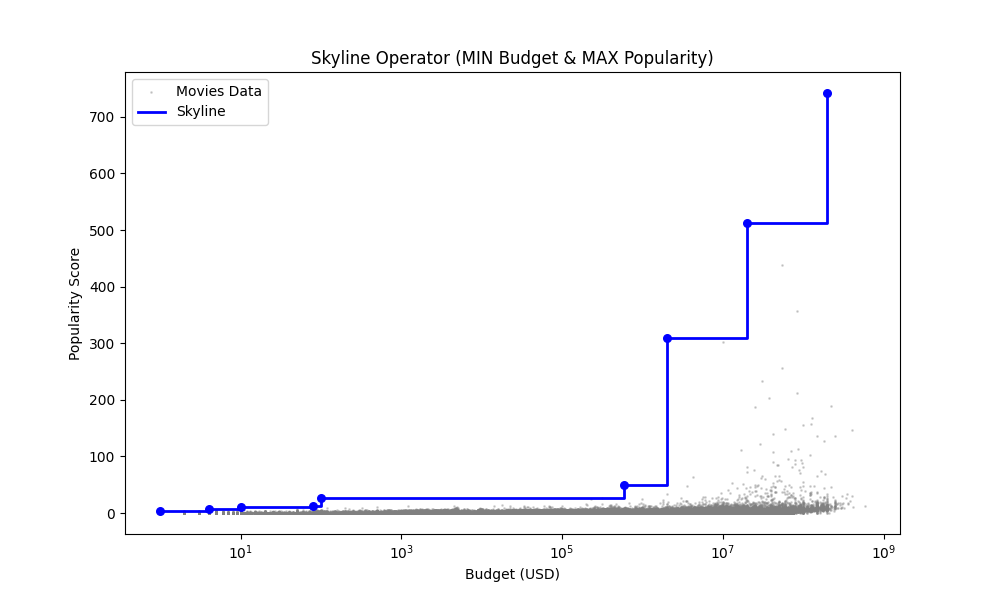

Recreate this plot in Python.
import pandas as pd
import numpy as np
import matplotlib.pyplot as plt

def compute_skyline(pts):
    # sort: accending budget, descending popularity
    sorted_indices = np.lexsort((-pts[:, 1], pts[:, 0]))
    sorted_pts = pts[sorted_indices]
    
    skyline = []
    max_popularity_so_far = -1.0
    for p in sorted_pts:
        if p[1] > max_popularity_so_far:
            skyline.append(p)
            max_popularity_so_far = p[1]
    return np.array(skyline)

if __name__ == "__main__":
    df = pd.read_excel('data_movies_clean.xlsx')
    points = df[(df['budget'] > 0) & (df['popularity'] > 0)][['budget', 'popularity']].dropna().values
    
    skyline_pts = compute_skyline(points)
    print(f"Skyline has {len(skyline_pts)} optimal points.")
    
    plt.figure(figsize=(10, 6))
    plt.scatter(points[:, 0], points[:, 1], s=1, color='gray', alpha=0.3, label='Movies Data')
    plt.step(skyline_pts[:, 0], skyline_pts[:, 1], 'b-', where='post', label='Skyline', linewidth=2)
    plt.scatter(skyline_pts[:, 0], skyline_pts[:, 1], color='blue', s=30)
    plt.xlabel('Budget (USD)')
    plt.ylabel('Popularity Score')
    plt.title('Skyline Operator (MIN Budget & MAX Popularity)')
    plt.xscale('log')
    plt.legend()
    plt.show()
